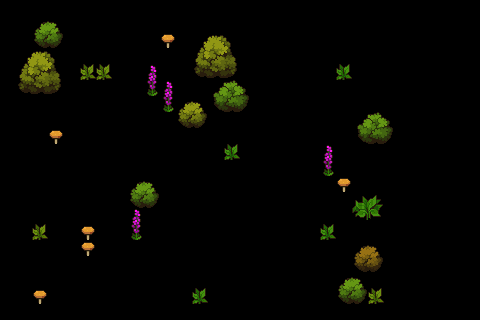

A level layout from a 2D game, rendered from its tile map. Below: a short description, then the map file with its tile-grid data intact:
An orthogonal 30x20 tile map with 16x16 px tiles, 1 tile layer (Tile Layer 3), 2 hidden layers not drawn, 2 tilesets.

<map version="1.10" tiledversion="1.11.2" orientation="orthogonal" renderorder="right-down" width="30" height="20" tilewidth="16" tileheight="16" infinite="0" nextlayerid="8" nextobjectid="1">
 <tileset firstgid="1" source="floors.tsx" />
 <tileset firstgid="651" source="Vegetation.tsx" />
 <layer id="1" name="Tile Layer 1" width="30" height="20" visible="0">
  <data encoding="csv">
254,254,254,254,254,254,254,254,254,254,254,254,254,254,254,254,254,254,254,254,254,254,258,258,282,258,254,254,254,254,
254,254,277,254,254,254,254,254,254,254,254,254,254,254,254,254,254,254,254,254,254,254,258,258,283,283,254,254,254,254,
254,254,277,277,277,254,254,254,254,254,254,254,277,277,254,254,254,277,254,254,258,258,258,258,258,258,254,254,254,254,
254,254,254,254,277,277,277,277,254,254,254,254,277,277,277,277,254,254,254,258,258,258,282,258,258,258,254,254,254,254,
254,254,254,254,277,277,277,277,254,254,254,254,254,254,254,254,254,254,258,258,258,283,283,258,258,254,254,254,277,254,
254,254,254,254,254,277,277,277,254,254,254,254,277,277,254,254,254,258,258,258,258,257,283,258,254,254,254,254,254,254,
254,254,254,254,254,254,277,277,254,254,254,254,277,254,254,254,258,258,258,258,258,258,258,254,254,254,254,254,254,254,
254,254,254,254,254,254,254,254,254,254,254,254,254,254,254,258,282,258,258,258,258,258,254,254,254,254,254,254,254,254,
254,254,277,254,254,254,254,254,254,254,254,254,254,254,258,258,284,258,258,258,258,254,254,254,254,254,254,254,254,254,
254,254,254,254,254,254,254,277,254,254,277,277,254,258,258,258,258,258,258,258,254,254,254,254,277,254,254,254,254,254,
254,254,254,254,254,254,254,277,277,277,277,254,258,258,258,258,258,258,258,254,254,254,277,277,277,254,254,277,277,254,
254,254,254,254,254,254,254,254,254,254,254,258,258,258,258,258,258,258,254,254,254,277,277,254,254,254,254,277,277,254,
254,254,254,254,254,254,254,254,254,254,254,258,258,258,258,258,258,277,277,254,277,277,277,277,277,254,254,254,254,254,
254,254,254,254,254,254,277,254,254,254,258,258,258,258,258,254,254,277,277,254,277,254,254,254,254,254,254,254,254,254,
254,254,254,254,254,277,277,254,254,258,258,258,282,258,258,254,254,254,277,254,277,254,254,254,254,254,254,254,254,254,
254,254,277,254,254,277,254,254,254,258,258,258,258,258,254,254,254,254,254,254,277,254,254,254,254,254,254,254,254,254,
254,254,277,254,254,254,254,254,254,258,258,282,258,254,254,254,254,254,254,254,277,277,277,254,254,254,277,277,254,254,
254,254,277,254,254,254,254,254,254,258,258,283,283,254,254,277,254,254,254,254,254,254,254,254,254,254,277,277,254,254,
254,254,277,277,254,254,254,254,254,258,258,283,258,254,254,277,277,254,254,254,254,254,254,254,254,254,254,277,254,254,
254,254,254,277,254,254,254,254,254,258,282,258,258,254,254,254,254,254,254,254,254,254,254,254,254,254,254,254,254,254
</data>
 </layer>
 <layer id="4" name="Tile Layer 2" width="30" height="20" visible="0">
  <data encoding="csv">
0,0,0,0,0,0,0,0,0,0,0,0,0,0,0,0,0,0,0,0,0,0,0,0,0,0,0,0,0,0,
0,0,0,0,0,0,0,0,0,0,0,0,0,0,0,0,0,0,0,0,0,0,0,0,0,0,0,0,0,0,
0,0,0,0,0,0,0,0,0,0,0,0,0,0,0,0,0,0,0,0,151,0,0,0,0,0,0,0,0,0,
0,0,0,0,0,0,0,0,0,0,0,0,0,0,0,0,0,0,0,151,0,0,0,0,0,0,0,0,0,0,
0,0,0,0,0,0,0,0,0,0,0,0,0,0,0,0,0,0,151,0,0,0,0,0,205,0,0,0,0,0,
0,0,0,0,0,0,0,0,0,0,0,0,0,0,0,0,0,151,0,0,0,0,0,205,0,0,0,0,0,0,
0,0,0,0,0,0,0,0,0,0,0,0,0,0,0,0,151,0,0,0,0,0,205,0,0,0,0,0,0,0,
0,0,0,0,0,0,0,0,0,0,0,0,0,0,0,151,0,0,0,0,0,205,0,0,0,0,0,0,0,0,
0,0,0,0,0,0,0,0,0,0,0,0,0,0,151,0,0,0,0,0,205,0,0,0,0,0,0,0,0,0,
0,0,0,0,0,0,0,0,0,0,0,0,0,151,0,0,0,0,0,205,0,0,0,0,0,0,0,0,0,0,
0,0,0,0,0,0,0,0,0,0,0,0,151,0,0,0,0,0,205,0,0,0,0,0,0,0,0,0,0,0,
0,0,0,0,0,0,0,0,0,0,0,151,0,0,0,0,0,205,0,0,0,0,0,0,0,0,0,0,0,0,
0,0,0,0,0,0,0,0,0,0,0,0,0,0,0,0,205,0,0,0,0,0,0,0,0,0,0,0,0,0,
0,0,0,0,0,0,0,0,0,0,0,0,0,0,0,0,0,0,0,0,0,0,0,0,0,0,0,0,0,0,
0,0,0,0,0,0,0,0,0,0,0,0,0,0,205,0,0,0,0,0,0,0,0,0,0,0,0,0,0,0,
0,0,0,0,0,0,0,0,0,0,0,0,0,205,0,0,0,0,0,0,0,0,0,0,0,0,0,0,0,0,
0,0,0,0,0,0,0,0,0,0,0,0,0,0,0,0,0,0,0,0,0,0,0,0,0,0,0,0,0,0,
0,0,0,0,0,0,0,0,0,0,0,0,0,0,0,0,0,0,0,0,0,0,0,0,0,0,0,0,0,0,
0,0,0,0,0,0,0,0,0,0,0,0,0,0,0,0,0,0,0,0,0,0,0,0,0,0,0,0,0,0,
0,0,0,0,0,0,0,0,0,0,0,0,0,0,0,0,0,0,0,0,0,0,0,0,0,0,0,0,0,0
</data>
 </layer>
 <layer id="7" name="Tile Layer 3" width="30" height="20">
  <data encoding="csv">
0,0,0,0,0,0,0,0,0,0,0,0,0,0,0,0,0,0,0,0,0,0,0,0,0,0,0,0,0,0,
0,0,651,652,0,0,0,0,0,0,0,0,0,0,0,0,0,0,0,0,0,0,0,0,0,0,0,0,0,0,
0,0,676,677,0,0,0,0,0,0,1179,0,804,805,806,0,0,0,0,0,0,0,0,0,0,0,0,0,0,0,
0,804,805,806,0,0,0,0,0,0,0,0,829,830,831,0,0,0,0,0,0,0,0,0,0,0,0,0,0,0,
0,829,830,831,0,955,955,0,0,913,0,0,854,855,856,0,0,0,0,0,0,880,0,0,0,0,0,0,0,0,
0,854,855,856,0,0,0,0,0,938,913,0,0,701,702,703,0,0,0,0,0,0,0,0,0,0,0,0,0,0,
0,0,0,0,0,0,0,0,0,0,938,654,655,726,727,728,0,0,0,0,0,0,0,0,0,0,0,0,0,0,
0,0,0,0,0,0,0,0,0,0,0,679,680,0,0,0,0,0,0,0,0,0,701,702,703,0,0,0,0,0,
0,0,0,1179,0,0,0,0,0,0,0,0,0,0,0,0,0,0,0,0,0,0,726,727,728,0,0,0,0,0,
0,0,0,0,0,0,0,0,0,0,0,0,0,0,880,0,0,0,0,0,913,0,0,0,0,0,0,0,0,0,
0,0,0,0,0,0,0,0,0,0,0,0,0,0,0,0,0,0,0,0,938,0,0,0,0,0,0,0,0,0,
0,0,0,0,0,0,0,0,651,652,0,0,0,0,0,0,0,0,0,0,0,1179,0,0,0,0,0,0,0,0,
0,0,0,0,0,0,0,0,676,677,0,0,0,0,0,0,0,0,0,0,0,0,881,882,0,0,0,0,0,0,
0,0,0,0,0,0,0,0,913,0,0,0,0,0,0,0,0,0,0,0,0,0,906,907,0,0,0,0,0,0,
0,0,955,0,0,1179,0,0,938,0,0,0,0,0,0,0,0,0,0,0,880,0,0,0,0,0,0,0,0,0,
0,0,0,0,0,1179,0,0,0,0,0,0,0,0,0,0,0,0,0,0,0,0,657,658,0,0,0,0,0,0,
0,0,0,0,0,0,0,0,0,0,0,0,0,0,0,0,0,0,0,0,0,0,682,683,0,0,0,0,0,0,
0,0,0,0,0,0,0,0,0,0,0,0,0,0,0,0,0,0,0,0,0,651,652,0,0,0,0,0,0,0,
0,0,1179,0,0,0,0,0,0,0,0,0,880,0,0,0,0,0,0,0,0,676,677,955,0,0,0,0,0,0,
0,0,0,0,0,0,0,0,0,0,0,0,0,0,0,0,0,0,0,0,0,0,0,0,0,0,0,0,0,0
</data>
 </layer>
</map>
